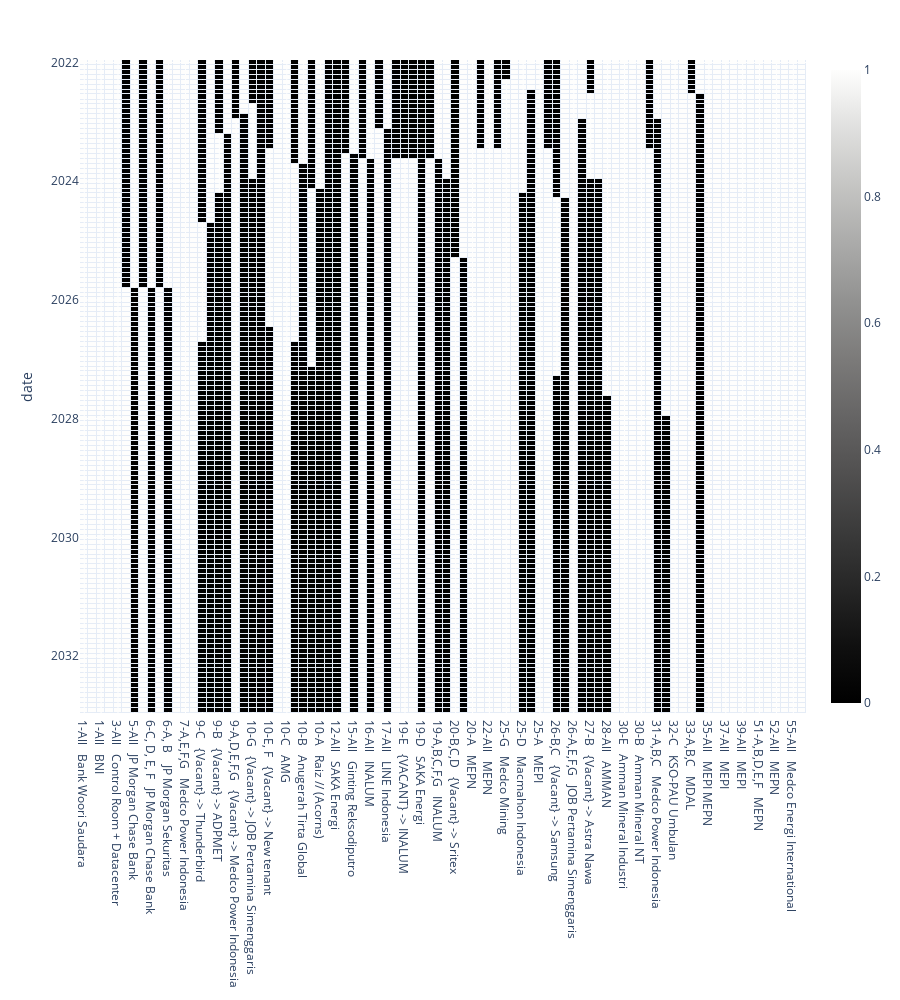

The code cell stored with this chart in its notebook:
### Code cell
fig4 = px.imshow(df[df.columns[::-1]].loc['2022':'2032'], color_continuous_scale="gray", height=1000)
fig4.update_traces(xgap = 1, ygap = 1)
fig4.show()

### Figure 1 — Plotly figure (JSON) as saved in the notebook; plotly's stock layout.template omitted (floating-point values rounded to 4 significant figures; data arrays with more than 128 entries replaced by an {"elided": "..."} marker saying what was removed)
{"data": [{"coloraxis": "coloraxis", "hovertemplate": "x: %{x}<br>date: %{y}<br>color: %{z}<extra></extra>", "name": "0", "type": "heatmap", "x": ["1-All   Bank Woori Saudara", "1-All   Mandiri", "1-All   BNI", "1-All   Mr Fox - Ismaya", "3-All   Control Room + Datacenter", "5-All   {Vacant} -> JP Morgan Chase Bank", "5-All   JP Morgan Chase Bank", "6-C, D, E, F   {Vacant} -> JP Morgan Chase Bank", "6-C, D, E, F   JP Morgan Chase Bank", "6-A, B   {Vacant} -> JP Morgan Sekuritas", "6-A, B    JP Morgan Sekuritas", "7-B, C, D   BUT Sarulla Operations Ltd", "7-A,E,F,G   Medco Power Indonesia", "8-All   Medco Power Indonesia", "9-C   {Vacant} -> Thunderbird", "9-C   Thunderbird", "9-B   {Vacant} -> ADPMET", "9-B   ADPMET", "9-A,D,E,F,G   {Vacant} -> Medco Power Indonesia", "9-A,D,E,F,G   Widyawan & Partners", "10-G   {Vacant} -> JOB Pertamina Simenggaris", "10-G   MEPN", "10-E, F   {Vacant} -> New tenant", "10-D   AMG", "10-C   AMG ", "10-B   {Vacant} -> Anugrah Tirta Global", "10-B   Anugerah Tirta Global ", "10-A   {Vacant} -> Raiz", "10-A   Raiz // (Acorns)", "11-All   SAKA Energi", "12-All   SAKA Energi", "15-All   {Vacant} -> Ginting Reskodiputro", "15-All   Ginting Reksodiputro ", "16-All   {Vacant} -> INALUM", "16-All   INALUM", "17-All   {Vacant} -> LINE Indonesia", "17-All   LINE Indonesia", "18-All   {Vacant} -> INALUM", "19-E   {VACANT} -> INALUM", "19-D   {VACANT} -> INALUM", "19-D   SAKA Energi", "19-A,B,C,F,G   {Vacant} -> INALUM", "19-A,B,C,F,G   INALUM", "20-F   Korea Agro", "20-B,C,D   {Vacant} -> Sritex", "20-B,C,D   SriTex (Sri Rejeki Isman)", "20-A   MEPN", "21-All   {Vacant} -> Corridor", "22-All   MEPN", "23-All   {Vacant} -> Corridor", "25-G   Medco Mining", "25-E,F   Medco Mining", "25-D   Macmahon Indonesia", "25-B   AON Indonesia", "25-A   MEPI", "26-D   {Vacant} -> JOB Pertamina Simenggaris", "26-B,C   {Vacant} -> Samsung", "26-B,C   Samsung", "26-A,E,F,G   JOB Pertamina Simenggaris", "27-C,D,E,F,G   AON Indonesia", "27-B   {Vacant} -> Astra Nawa", "27-A   Astra Nawa Group", "28-All   AMMAN", "29-All   MEPN", "30-E   Amman Mineral Industri", "30-D   Medco Daya Abadi Lestari", "30-B   Amman Mineral NT", "31-All   {Vacant}  -> Corridor", "31-A,B,C   Medco Power Indonesia", "32-D,E   Zico konsultan Indonesia", "32-C   KSO-PAU Umbulan", "33-D,E,F   MEPI", "33-A,B,C   MDAL", "33-A,B,C   Dewi Negara", "35-All   MEPI MEPN", "36-All   MEPI", "37-All   MEPI", "38-All   MEPI", "39-All   MEPI", "50-All   MEPN", "51-A,B,D,E,F   MEPN", "51-C   MEI", "52-All   MEPN", "53-All   Medco Energi International", "55-All   Medco Energi International", "PH-All   Medco Energi International"], "xaxis": "x", "xgap": 1, "y": {"elided": "132 str values"}, "yaxis": "y", "ygap": 1, "z": {"elided": "132x86 int values"}}], "layout": {"coloraxis": {"colorscale": [[0, "rgb(0, 0, 0)"], [0.09091, "rgb(16, 16, 16)"], [0.1818, "rgb(38, 38, 38)"], [0.2727, "rgb(59, 59, 59)"], [0.3636, "rgb(81, 80, 80)"], [0.4545, "rgb(102, 101, 101)"], [0.5455, "rgb(124, 123, 122)"], [0.6364, "rgb(146, 146, 145)"], [0.7273, "rgb(171, 171, 170)"], [0.8182, "rgb(197, 197, 195)"], [0.9091, "rgb(224, 224, 223)"], [1, "rgb(254, 254, 253)"]]}, "height": 1000, "margin": {"t": 60}, "xaxis": {"anchor": "y", "constrain": "domain", "domain": [0, 1], "scaleanchor": "y"}, "yaxis": {"anchor": "x", "autorange": "reversed", "constrain": "domain", "domain": [0, 1], "title": {"text": "date"}}}}
